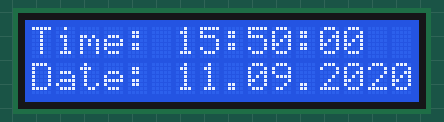
The sketch below on a simulated Arduino Uno, built with avr-gcc and run on an emulated ATmega328P. Shown: 16×2 character LCD. The local clock reads 2024-03-15 10:24:30 at power-on unless the sketch sets it.

Above: at 0.2 s.
At 7.1 s:
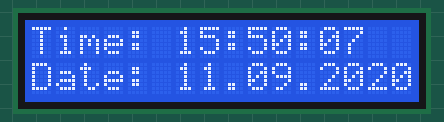
At 12.1 s:
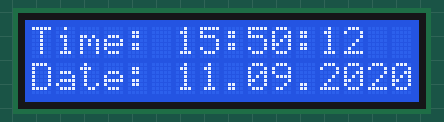
At 17.1 s:
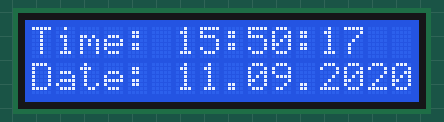
At 27.1 s:
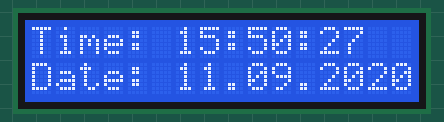
At 37.1 s:
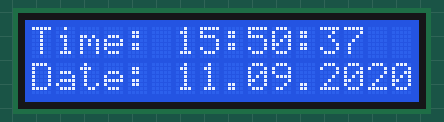

Measured:
- what the display in image 1 shows lasts 1.1 s, from 7.0 s to 8.1 s

The sketch:

Clock.ino
```cpp
// Include Libs
#include <LiquidCrystal_I2C.h> // LCD   16x2        Lib
#include <DS3231.h>            // Real  Time Clock Lib
#include <Wire.h>              // i2c    Protocol    Lib

// Modules Setup
// Set the LCD address to 0x27 for a 16 chars and 2 line display
LiquidCrystal_I2C lcd(0x27,16,2);
// Define Real Time Clock module
DS3231 rtc(SDA , SCL);

// Setup Void
void setup() {
  // Begin Modules
  rtc.begin();  // RTC
  lcd.init();  // LCD

  // Turn the backlight on
  lcd.backlight();

  // RTC Setup
  rtc.setDOW(FRIDAY);         // Set the day  to like  : SUNDAY
  rtc.setTime(15, 50, 0);     // Set the time to like : 12:00:00 (24hr format)
  rtc.setDate(11, 9, 2020);   // Set the date to like : January 1st, 2014
}

// Main Loop
void loop() {
  // Define values
  String tim = rtc.getTimeStr(); // Time
  String dat = rtc.getDateStr(); // Date

  // Print Time
  lcd.setCursor(0, 0); // Set spot
  lcd.print("Time: ");
  lcd.print(tim);      // Print Time

  // Print Date
  lcd.setCursor(0, 1); // Set spot
  lcd.print("Date: ");
  lcd.print(dat);      // Print Date
}
```
